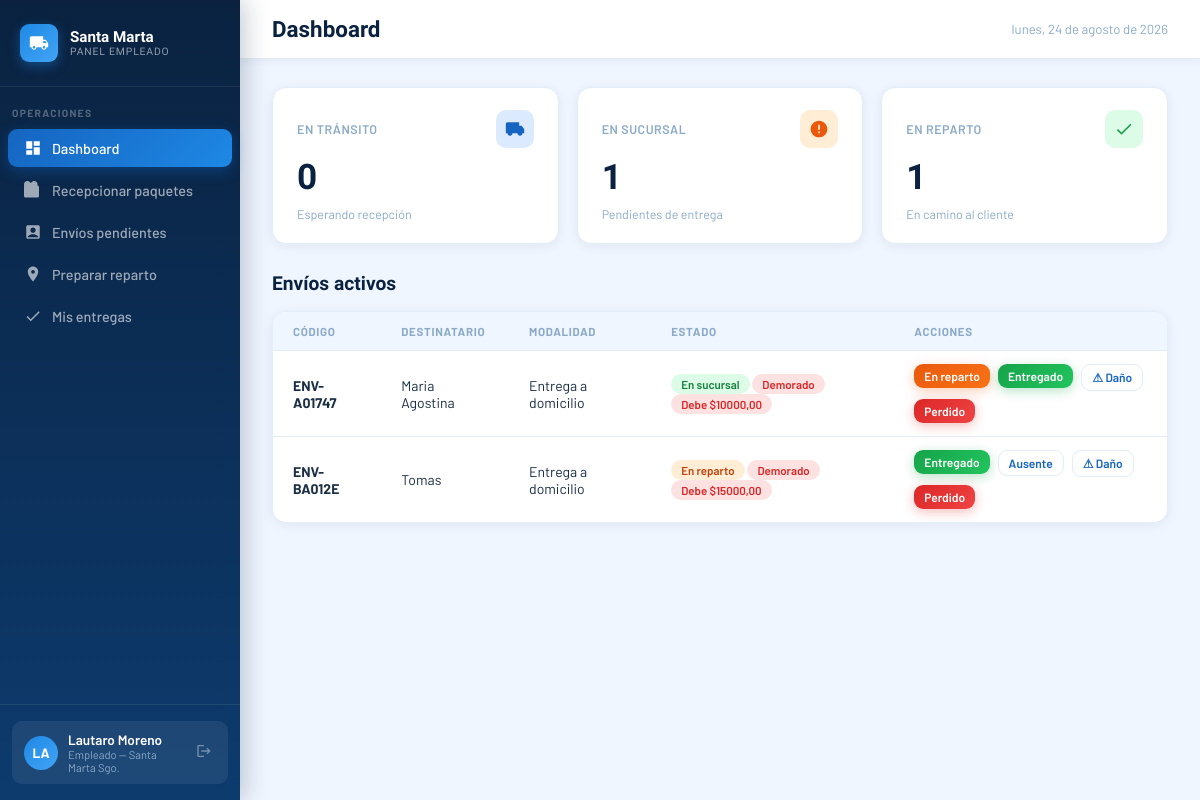
Page /empleado/dashboard/ (signed in) on the earlier database version.
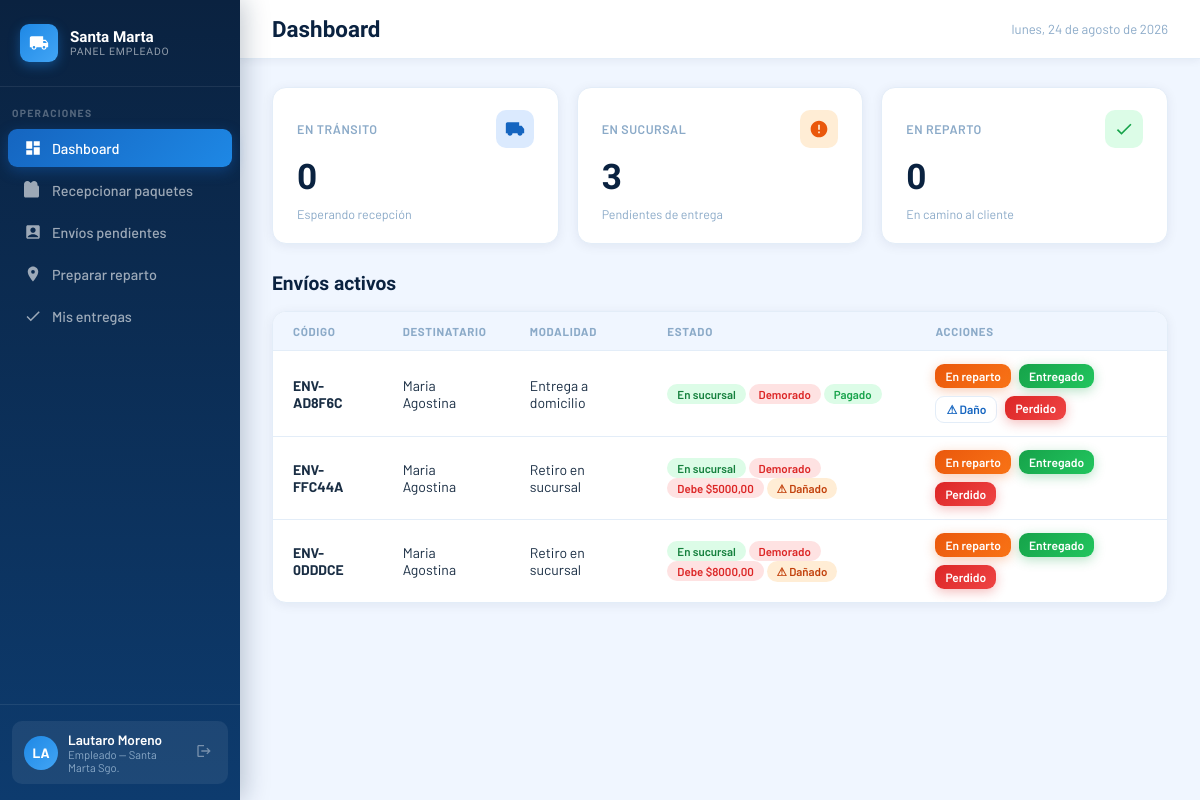
Same page on the later database version.
### core/models.py (models this page shows, shortened)
class Envio(models.Model):
    ESTADO_CHOICES = [
        ('pendiente', 'Pendiente'),
        ('en_transito', 'En tránsito'),
        ('en_sucursal', 'En sucursal'),
        ('en_reparto', 'En reparto'),
        ('entregado', 'Entregado'),
        ('cancelado', 'Cancelado'),
        ('devuelto', 'Devuelto'),
        ('retenido', 'Retenido'),
        ('extraviado', 'Extraviado'),
    ]
    MODALIDAD_CHOICES = [
        ('domicilio', 'Entrega a domicilio'),
        ('sucursal', 'Retiro en sucursal'),
    ]
    ZONA_CHOICES = [
        ('norte', 'Norte'),
        ('sur', 'Sur'),
        ('este', 'Este'),
        ('oeste', 'Oeste'),
    ]
    codigo = models.CharField(max_length=20, unique=True, editable=False)
    destinatario = models.ForeignKey(Usuario, on_delete=models.PROTECT, related_name='envios')
    despacho = models.ForeignKey(Despacho, on_delete=models.SET_NULL, null=True, blank=True, related_name='envios')
    contenido = models.CharField(max_length=200)
    precio = models.DecimalField(max_digits=10, decimal_places=2)
    estado = models.CharField(max_length=20, choices=ESTADO_CHOICES, default='pendiente')
    modalidad = models.CharField(max_length=20, choices=MODALIDAD_CHOICES)
    direccion_entrega = models.CharField(max_length=200, blank=True)
    zona = models.CharField(max_length=10, choices=ZONA_CHOICES, blank=True)
    fecha_registro = models.DateTimeField(auto_now_add=True)
    fecha_actualizacion = models.DateTimeField(auto_now=True)
    fecha_recepcion = models.DateTimeField(null=True, blank=True)
    fecha_entrega = models.DateTimeField(null=True, blank=True)
    entregado_por = models.ForeignKey(
        Usuario, on_delete=models.SET_NULL, null=True, blank=True, related_name='entregas_realizadas'
    )
    lat = models.FloatField(null=True, blank=True)
    lon = models.FloatField(null=True, blank=True)
    notificado_demora = models.BooleanField(default=False)
    intentos_entrega = models.PositiveSmallIntegerField(default=0)
    ESTADOS_ACTIVOS = ['pendiente', 'en_transito', 'en_sucursal', 'en_reparto']
    UMBRAL_DEMORA_DIAS = 2
    MAX_INTENTOS_ENTREGA = 2
    @property
    def dias_sin_actualizar(self):
        return (timezone.now() - self.fecha_actualizacion).days
    @property
    def esta_demorado(self):
        return self.estado in self.ESTADOS_ACTIVOS and self.dias_sin_actualizar > self.UMBRAL_DEMORA_DIAS
    @property
    def tiene_danio_reportado(self):
        return self.incidencias.filter(tipo='danado').exists()
    @property
    def tiene_perdida_reportada(self):
        return self.incidencias.filter(tipo='perdido').exists()
    @property
    def monto_pagado(self):
        return self.pagos.filter(anulado=False).aggregate(total=models.Sum('monto'))['total'] or 0
    @property
    def esta_pagado(self):
        return self.monto_pagado >= self.precio
    @property
    def saldo_pendiente(self):
        return max(self.precio - self.monto_pagado, 0)

class Usuario(AbstractUser):
    ROL_CHOICES = [
        ('admin', 'Administrador'),
        ('empleado', 'Empleado'),
        ('cliente', 'Cliente'),
    ]
    rol = models.CharField(max_length=20, choices=ROL_CHOICES)
    dni = models.CharField(max_length=20, unique=True)
    telefono = models.CharField(max_length=20, blank=True)

### empleado/views.py (the view)
# urls.py: path('dashboard/', views.dashboard_view, name='admin_dashboard'),
@login_required
def dashboard_view(request):
    if request.user.rol != 'empleado':
        return redirect('inicio')
    return render(request, 'empleado/dashboard.html', _contexto_dashboard(request))

### empleado/views.py (called while the page is built)
def _contexto_dashboard(request):
    return {
        'envios_transito': Envio.objects.filter(estado='en_transito'),
        'envios_sucursal': Envio.objects.filter(estado='en_sucursal'),
        'envios_reparto': Envio.objects.filter(estado='en_reparto'),
        'envios_retenidos': Envio.objects.filter(estado='retenido'),
        'despachos_pendientes': Despacho.objects.filter(recepcion_finalizada=False).order_by('fecha_salida'),
        'transito_sin_despacho': Envio.objects.filter(estado='en_transito', despacho__isnull=True),
        'mis_entregas': Envio.objects.filter(entregado_por=request.user).select_related('destinatario').order_by('-fecha_entrega'),
    }

### empleado/templates/empleado/dashboard.html (shortened to what the changed rows need)
<!DOCTYPE html>
<html lang="es">
<head>
</head>
<body>
<div class="main">
  <div class="content">
    <div id="page-dashboard">
      <div class="stats-grid">
        <div class="stat-card">
          <div class="stat-card-top"><span class="stat-card-label"></span><div class="stat-icon orange"></div></div>
          <div class="stat-card-num">{{ envios_sucursal.count }}</div>
          <div class="stat-card-sub">Pendientes de entrega</div>
        </div>
        <div class="stat-card">
          <div class="stat-card-top"><span class="stat-card-label"></span><div class="stat-icon green"></div></div>
          <div class="stat-card-num">{{ envios_reparto.count }}</div>
          <div class="stat-card-sub">En camino al cliente</div>
        </div>
      </div>
      <div class="table-card">
        <table>
          <thead><tr><th>Código</th><th>Destinatario</th><th>Modalidad</th><th>Estado</th><th>Acciones</th></tr></thead>
          <tbody>
            {% for envio in envios_sucursal %}
            <tr>
              <td><strong>{{ envio.codigo }}</strong></td>
              <td>{{ envio.destinatario.get_full_name }}</td>
              <td>{{ envio.get_modalidad_display }}</td>
              <td><span class="badge badge-sucursal">En sucursal</span> {% if envio.esta_demorado %}<span class="badge" style="background:#fee2e2;color:#dc2626;">Demorado</span>{% endif %} {% if envio.esta_pagado %}<span class="badge" style="background:#dcfce7;color:#16a34a;">Pagado</span>{% else %}<span class="badge" style="background:#fee2e2;color:#dc2626;">Debe ${{ envio.saldo_pendiente }}</span>{% endif %} {% if envio.tiene_danio_reportado %}<span class="badge" style="background:#ffedd5;color:#c2410c;">⚠ Dañado</span>{% endif %}</td>
              <td style="display:flex;gap:8px;flex-wrap:wrap;">
                <form method="POST" action="{% url 'empleado_estado' %}">
                  <button type="submit" class="btn btn-orange" style="padding:5px 10px;font-size:.75rem;">En reparto</button>
                </form>
                <form method="POST" action="{% url 'empleado_estado' %}" id="form-entregar-dash-suc-{{ envio.id }}">
                  <button type="submit" class="btn btn-green" style="padding:5px 10px;font-size:.75rem;">Entregado</button>
                </form>
                {% if not envio.tiene_danio_reportado %}
                <form method="POST" action="{% url 'empleado_reportar_danio' %}" onsubmit="return confirm('¿Reportar que este paquete está dañado?');">
                  <button type="submit" class="btn btn-outline" style="padding:5px 10px;font-size:.75rem;">⚠ Daño</button>
                </form>
                {% endif %}
                {% if not envio.tiene_perdida_reportada %}
                <form method="POST" action="{% url 'empleado_reportar_perdida' %}" onsubmit="return confirm('¿Reportar este paquete como perdido? Quedará marcado como extraviado.');">
                  <button type="submit" class="btn btn-red" style="padding:5px 10px;font-size:.75rem;">Perdido</button>
                </form>
                {% endif %}
              </td>
            </tr>
            {% endfor %}
            {% for envio in envios_reparto %}
            <tr>
              <td><strong>{{ envio.codigo }}</strong></td>
              <td>{{ envio.destinatario.get_full_name }}</td>
              <td>{{ envio.get_modalidad_display }}</td>
              <td><span class="badge badge-reparto">En reparto</span> {% if envio.esta_demorado %}<span class="badge" style="background:#fee2e2;color:#dc2626;">Demorado</span>{% endif %} {% if envio.esta_pagado %}<span class="badge" style="background:#dcfce7;color:#16a34a;">Pagado</span>{% else %}<span class="badge" style="background:#fee2e2;color:#dc2626;">Debe ${{ envio.saldo_pendiente }}</span>{% endif %} </td>
              <td style="display:flex;gap:8px;flex-wrap:wrap;">
                <form method="POST" action="{% url 'empleado_estado' %}" id="form-entregar-dash-rep-{{ envio.id }}">
                  <button type="submit" class="btn btn-green" style="padding:5px 10px;font-size:.75rem;">Entregado</button>
                </form>
                <form method="POST" action="{% url 'empleado_ausente' %}" onsubmit="return confirm('¿Confirmar que el destinatario no se encontraba en el domicilio?');">
                  <button type="submit" class="btn btn-outline" style="padding:5px 10px;font-size:.75rem;">Ausente</button>
                </form>
                {% if not envio.tiene_danio_reportado %}
                <form method="POST" action="{% url 'empleado_reportar_danio' %}" onsubmit="return confirm('¿Reportar que este paquete está dañado?');">
                  <button type="submit" class="btn btn-outline" style="padding:5px 10px;font-size:.75rem;">⚠ Daño</button>
                </form>
                {% endif %}
                {% if not envio.tiene_perdida_reportada %}
                <form method="POST" action="{% url 'empleado_reportar_perdida' %}" onsubmit="return confirm('¿Reportar este paquete como perdido? Quedará marcado como extraviado.');">
                  <button type="submit" class="btn btn-red" style="padding:5px 10px;font-size:.75rem;">Perdido</button>
                </form>
                {% endif %}
              </td>
            </tr>
            {% endfor %}
          </tbody>
        </table>
      </div>
    </div>
  </div>
</div>
</body>
</html>

Differences in the rows shown:
no longer on this page (row edited): Envio: codigo "ENV-A01747", destinatario.get_full_name "Maria Agostina", modalidad "Entrega a domicilio", estado "Demorado", saldo_pendiente "10000,00"
no longer on this page (row edited): Envio: codigo "ENV-BA012E", destinatario.get_full_name "Tomas", modalidad "Entrega a domicilio", estado "Demorado", saldo_pendiente "15000,00"
added Envio: codigo "ENV-AD8F6C", destinatario.get_full_name "Maria Agostina", modalidad "Entrega a domicilio", estado "Demorado", precio "Pagado"
added Envio: codigo "ENV-FFC44A", destinatario.get_full_name "Maria Agostina", modalidad "Retiro en sucursal", estado "Demorado", saldo_pendiente "5000,00", shows "⚠ Dañado"
added Envio: codigo "ENV-0DDDCE", destinatario.get_full_name "Maria Agostina", modalidad "Retiro en sucursal", estado "Demorado", saldo_pendiente "8000,00", shows "⚠ Dañado"
Other differences:
{{ envios_sucursal.count }}: "1" → "3"
{{ envios_reparto.count }}: "1" → "0"
